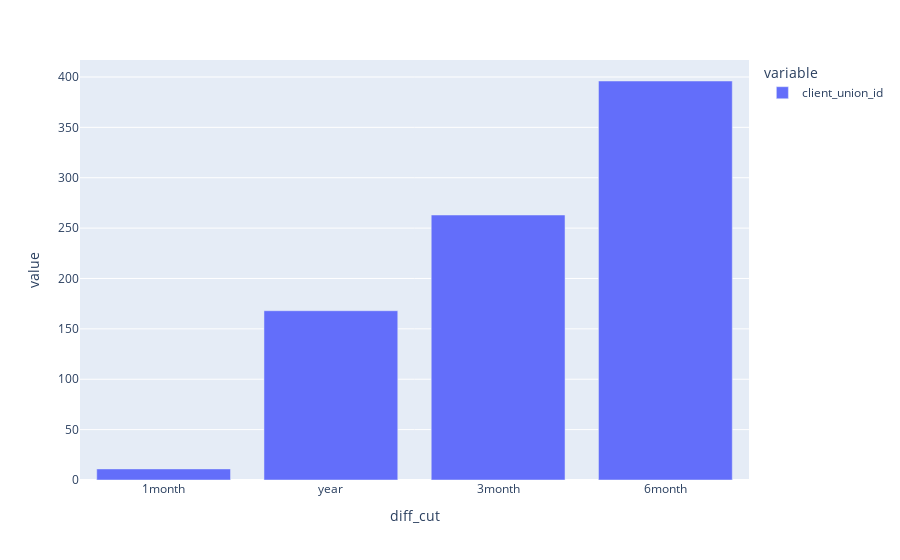

Notebook code cell kept with this figure:
### Markdown cell above
Step 9 <a href='https://lab.karpov.courses/learning/85/module/1056/lesson/9043/26538/117991/'>link</a>
<br>И последнее задание: постройте интерактивный барплот, на котором будут показаны категории с количеством уникальных клиентов в них (то, что у вас получилось на прошлом степе, по запуску первого рекламного объявления). Расположите их так, чтобы внизу была самая малочисленная, а наверху – самая большая.

### Code cell
fig = go.Figure(px.bar(count_clients))

fig.update_layout(xaxis={'categoryorder':'total ascending'})
fig.show()

### Figure 1 — Plotly figure (JSON) as saved in the notebook; plotly's stock layout.template omitted (floating-point values rounded to 4 significant figures)
{"data": [{"alignmentgroup": "True", "hovertemplate": "variable=client_union_id<br>diff_cut=%{x}<br>value=%{y}<extra></extra>", "legendgroup": "client_union_id", "marker": {"color": "#636efa", "pattern": {"shape": ""}}, "name": "client_union_id", "offsetgroup": "client_union_id", "orientation": "v", "showlegend": true, "textposition": "auto", "type": "bar", "x": ["1month", "3month", "6month", "year"], "xaxis": "x", "y": [11, 263, 396, 168], "yaxis": "y"}], "layout": {"barmode": "relative", "legend": {"title": {"text": "variable"}, "tracegroupgap": 0}, "margin": {"t": 60}, "xaxis": {"anchor": "y", "categoryorder": "total ascending", "domain": [0, 1], "title": {"text": "diff_cut"}}, "yaxis": {"anchor": "x", "domain": [0, 1], "title": {"text": "value"}}}}
